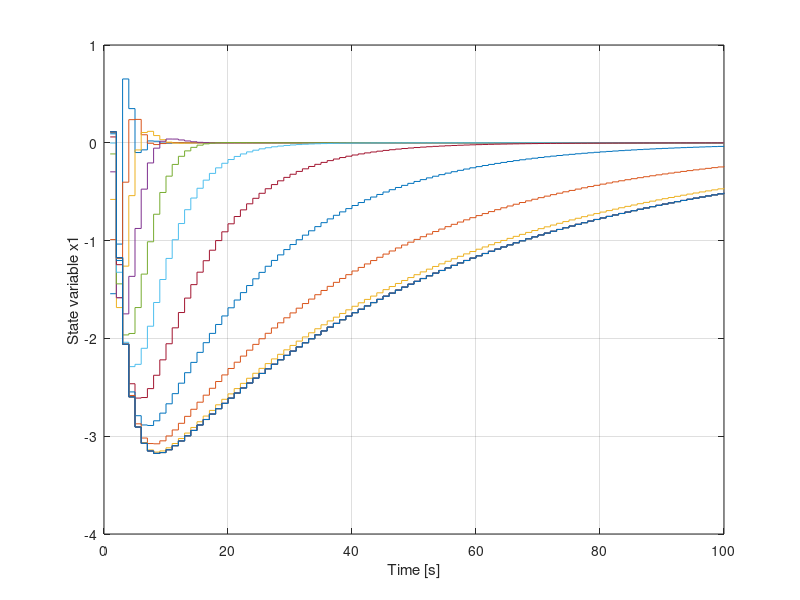
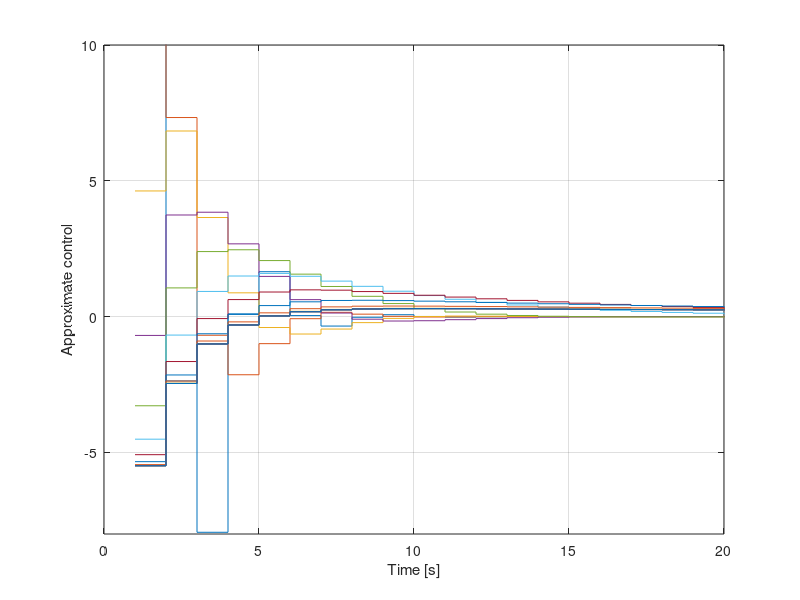
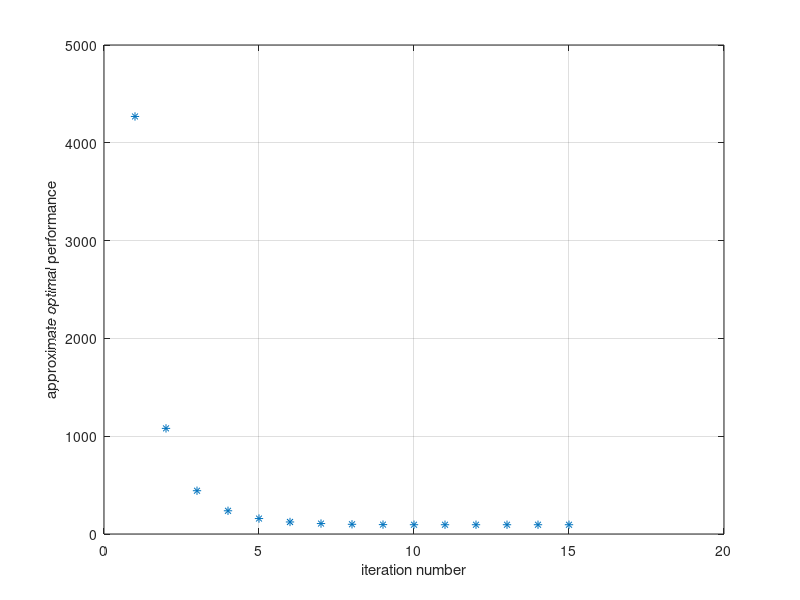

Reproduce these figures in MATLAB, in order.
% RL for an Inverted Pendulum on a Cart - DEMO
clear all
% Continuous-time inverted pendulum on a cart model
Ac=[0 0 1 0; 
    0 0 0 1; 
   0 40.2 -14.53 0; 
   0 82.56 -15.77 0];
Bc=[0;0;27.28;26.74];
Cc=[1 0 0 0; 0 1 0 0];
Dc=[0;0];
sysc=ss(Ac,Bc,Cc,Dc); % continuous-time state space model
% this model can be discretized using MATLAB for the given 
Ts=0.1 % selected the sampling period Ts
sysd=c2d(sysc,Ts); % discrete-time state space model
% extraction of discrete-time state space matrices
[Ad,Bd,Cd,Dd]=ssdata(sysd); 
x0=[1;1;1;1]; % assumed initial conditions
% LQ Optimal Control
R1=0.01*eye(4); R2=1; 
% assumed performance criterion penalty matrices
% Test for controllability and observability
CO=ctrb(Ad,Bd);
rankCO=rank(CO) % rank of the controllability matrix
% rank equal to n, system is controllable
OM=obsv(Ad,R1); % rank of the observability matrix
rankOM=rank(OM) 
% rank equal to n, system is  observable
% the same rank is obtained by using obsv(Ad,Chol(R1))
% direct solution of the discrete optimal LQ problem
[Fopt,P]=dlqr(Ad,Bd,R1,R2);Jopt=0.5*x0'*P*x0
% Reinforcement learning solution
ev=eig(Ad);
% To find F0 that stabilize the system, we can use the 
% MATLAB function "place" that finds the feedback gain
% matrix that places the closed-loop eigenvalues of 
% Ad-Bd*F0 in the desired locations
lambda_des=[-0.5;0.2;-0.1+j*0.5;-0.1-j*0.5];
F0=place(Ad,Bd,lambda_des);
Fi=F0
% check eigenvalues Ad-Bd*F0; evF0=eig(Ad-Bd*F0);
% Hewer's Discrete-Time LQ Optimal Reinforcer
for i=1:15
    Pi=dlyap((Ad-Bd*Fi)',R1+Fi'*R2*Fi);
    i
    Ji(i)=0.5*x0'*Pi*x0
    Fi=inv(R2+Bd'*Pi*Bd)*Bd'*Pi*Ad;
    k=1:1:100;
    % evaluating approximate states and control
for j=1:100
     x(:,j)=((Ad-Bd*Fi)^k(j))*x0;
     u(:,j)=-Fi*x(:,j);
end
% plotting approximate states, control, performance
figure (1)
stairs(k,x(1,:));
hold on
xlabel('Time [s]');ylabel('State variable x1'); grid
figure (2)
stairs(k,u(:,k));
hold on
xlabel('Time [s]');ylabel('Approximate control'); grid
axis([0 20 -8 10])
end
figure (3)
i=1:1:15
plot(i,Ji,'*')
grid; xlabel('iteration number'); 
ylabel('approximate optimal performance')
% it is nicer to present the changes of Ji in a table which 
% will also provide information about the decimal digits
% i=1  Ji=4269.3540
% i=2  Ji=1080.0163
% i=3  Ji= 442.5366
% i=4  Ji= 237.4153
% i=5  Ji= 158.0270
% i=6  Ji= 123.0368
% i=7  Ji= 106.8144
% i=8  Ji=  99.3348
% i=9  Ji=  96.1003 
% i=10 Ji=  95.0129
% i=11 Ji=  94.8454
% i=12 Ji=  94.8414
% i=13 Ji=  94.8411 = Jopt
% i=14 Ji=  94.8411
% i=15 Ji=  94.8411
